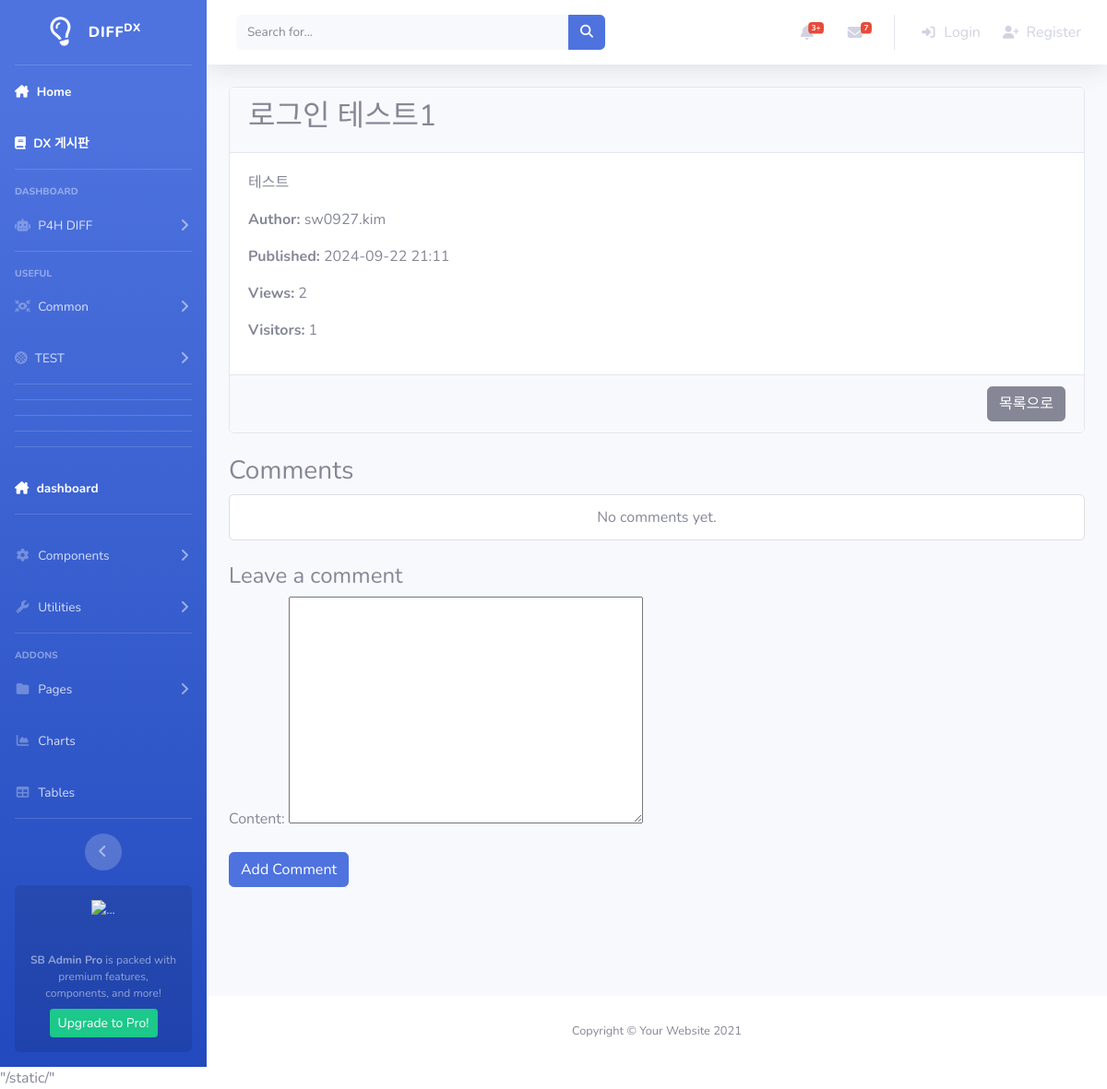
/board/post/8/, run on the app's committed database.
### board/models.py (models this page shows, shortened)
class Post(models.Model):
    title = models.CharField(max_length=200)
    content = models.TextField()
    author = models.ForeignKey(User, on_delete=models.CASCADE, null=True)
    created_at = models.DateTimeField(auto_now_add=True)
    updated_at = models.DateTimeField(auto_now=True)
    views = models.PositiveIntegerField(default=0)  # 조회수
    visitors = models.ManyToManyField(User, related_name='post_visitors', blank=True)

### board/views.py (the view)
# urls.py: path('post/<int:pk>/', views.post_detail, name='post_detail'),
def post_detail(request, pk):
    post = get_object_or_404(Post, pk=pk)
    post.views += 1
    post.save()
    if request.user.is_authenticated:
        if not post.visitors.filter(id=request.user.id).exists():
            post.visitors.add(request.user)
    comments = post.comments.all()
    if request.method == "POST":
        comment_form = CommentForm(request.POST)
        if comment_form.is_valid():
            comment = comment_form.save(commit=False)
            comment.post = post
            comment.author = request.user  # 로그인한 사용자를 댓글 작성자로 설정
            comment.save()
            return redirect('board:post_detail', pk=post.pk)
    else:
        comment_form = CommentForm()
    return render(request, 'board/post_detail.html', {'post': post, 'comments': comments, 'comment_form': comment_form})

### board/forms.py
class CommentForm(forms.ModelForm):
    class Meta:
        model = Comment
        fields = ['content']

### templates/board/post_detail.html (shortened to what this page needs)
{% extends 'Common/base.html' %}
{% block content %}
<div class="post-detail-container mt-4">
    <div class="card">
        <div class="card-header d-flex justify-content-between align-items-center">
            <h2>{{ post.title }}</h2>
        </div>
        <div class="card-body">
            <p class="card-text">{{ post.content }}</p>
            <p><strong>Author:</strong> {{ post.author.username }}</p>
            <p><strong>Published:</strong> {{ post.created_at|date:"Y-m-d H:i" }}</p>
            <p><strong>Views:</strong> {{ post.views }}</p>
            <p><strong>Visitors:</strong> {{ post.visitors.count }}</p>
        </div>
        <div class="card-footer text-right">
            <a href="{% url 'board:post_list' %}" class="btn btn-secondary">목록으로</a>
        </div>
    </div>
    <div class="comments-section mt-4">
        <h3>Comments</h3>
        <ul class="list-group">
            {% for comment in comments %}
                <li class="list-group-item">
                    <strong>{{ comment.author.username }}</strong>: {{ comment.content }}
                    <span class="text-muted float-right">{{ comment.created_at|date:"Y-m-d H:i" }}</span>
                </li>
            {% empty %}
                <li class="list-group-item text-center">No comments yet.</li>
            {% endfor %}
        </ul>
    </div>
    <div class="mt-4">
        <h4>Leave a comment</h4>
        <form method="POST"action="{% url 'board:post_detail' pk=post.pk %}">
            {{ comment_form.as_p }}
            <button type="submit" class="btn btn-primary">Add Comment</button>
        </form>
    </div>
</div>
{% endblock %}

### data on the page
Post: title "로그인 테스트1", content "테스트", author.username "sw0927.kim", created_at "2024-09-22 21:11", views "2", visitors.count "1"
